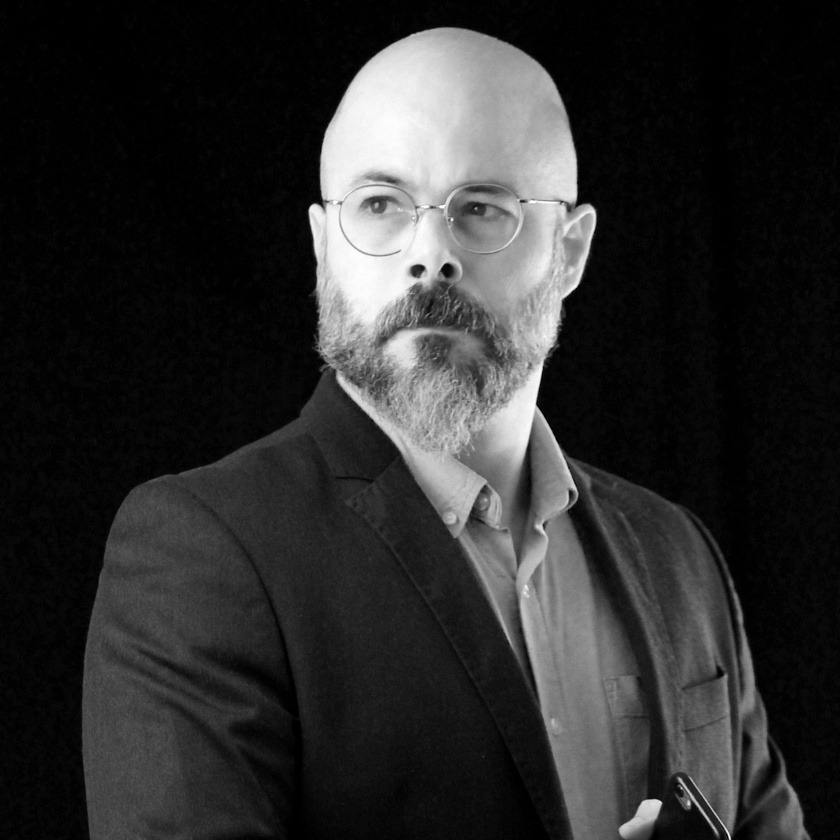
#> input picture Mis exploraciones académicas/Python/PIL/carpeta_imagenes/modificado_jv.jpg, 840 x 840 px, shrunk from 3023 x 3023 before the run; its folder holds only this picture in this run
$ python BlancoyNegroPIL.py
#> lines starting #> are read from the running program, lines starting #| are printed output that depends on the picture; after the words box and inside, x2 and y2 are one past the last pixel; in counts of white or black regions, pixels touching at a corner belong together
from PIL import Image
import math
import os

# Función hacer las imagenes a blanco y negro
def umbralizar_imagen(imagen, umbral=128):
    pixeles = imagen.load()
    altura, anchura = imagen.size

    for x in range(0, anchura):
        for y in range(0, altura):
            rojo, verde, azul = pixeles[x, y]
            intensidad = math.floor((rojo + verde + azul) / 3)

            # Aplicar cambios
            if intensidad < umbral:
                color = 0  # Negro
            else:
                color = 255  # Blanco

            pixeles[x, y] = (color, color, color)

    return imagen

# Procesar todas las imágenes en una carpeta
carpeta = "carpeta_imagenes"
for raiz, directorios, archivos in os.walk(carpeta):
    for archivo in archivos:
        if archivo.lower().endswith((".png", ".jpg", ".jpeg")):
            ruta_archivo = os.path.join(raiz, archivo)
            imagen = Image.open(ruta_archivo)
#> imagen is the input picture: PIL image 840x840 RGB; min 0, max 255, mean 45.2
            imagen_umbralizada = umbralizar_imagen(imagen)
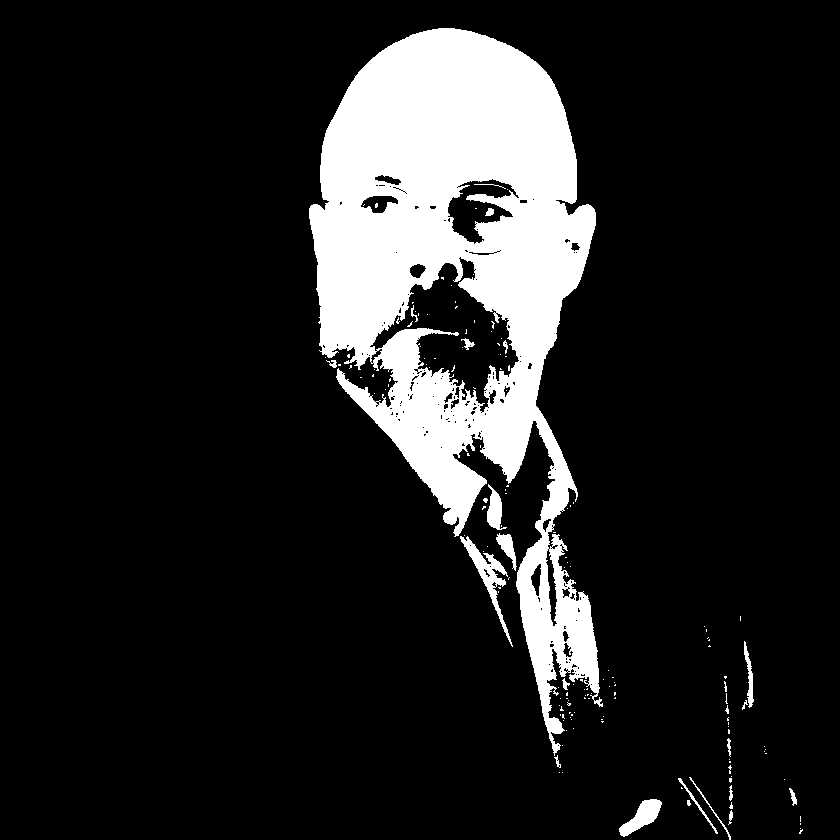
#> imagen_umbralizada: PIL image 840x840 RGB; 13.7% white; 160 white regions (138 under 20 px), largest, box (x1, y1, x2, y2) and area: (309, 28, 603, 756) 92643, (460, 536, 513, 647) 1126, (619, 799, 662, 837) 742

            # Guardar imagenes
            nombre_archivo, extension = os.path.splitext(archivo)
            ruta_guardado = os.path.join(raiz, f"{nombre_archivo}_umbralizado{extension}")
            imagen_umbralizada.save(ruta_guardado)

            print(f"Imagen {ruta_archivo} umbralizada y guardada en {ruta_guardado}")
##Generación de Imágenes con Python + PIL - Para todas las imágenes de una carpeta (librería os, comando os.walk),
##convierte las imágenes a blanco y negro
##(cada pixel será o bien blanco o bien negro). No se pueden utilizar filtros predeterminados de PIL, OpenCV o librerías similares,
##el tratamiento debe realizarse editando la información de cada uno de los píxeles, con la librería PIL - Lo que se pregunta en
##esta parte del examen es la realización de una operación "Umbral (GIMP)" pero realizada en Python
## Deberemos de cambiar la carpeta_imagenes por la carpeta proporcionada por Jose Vicente en el examen. Import os es para recorrer la carpeta y los directorios.
